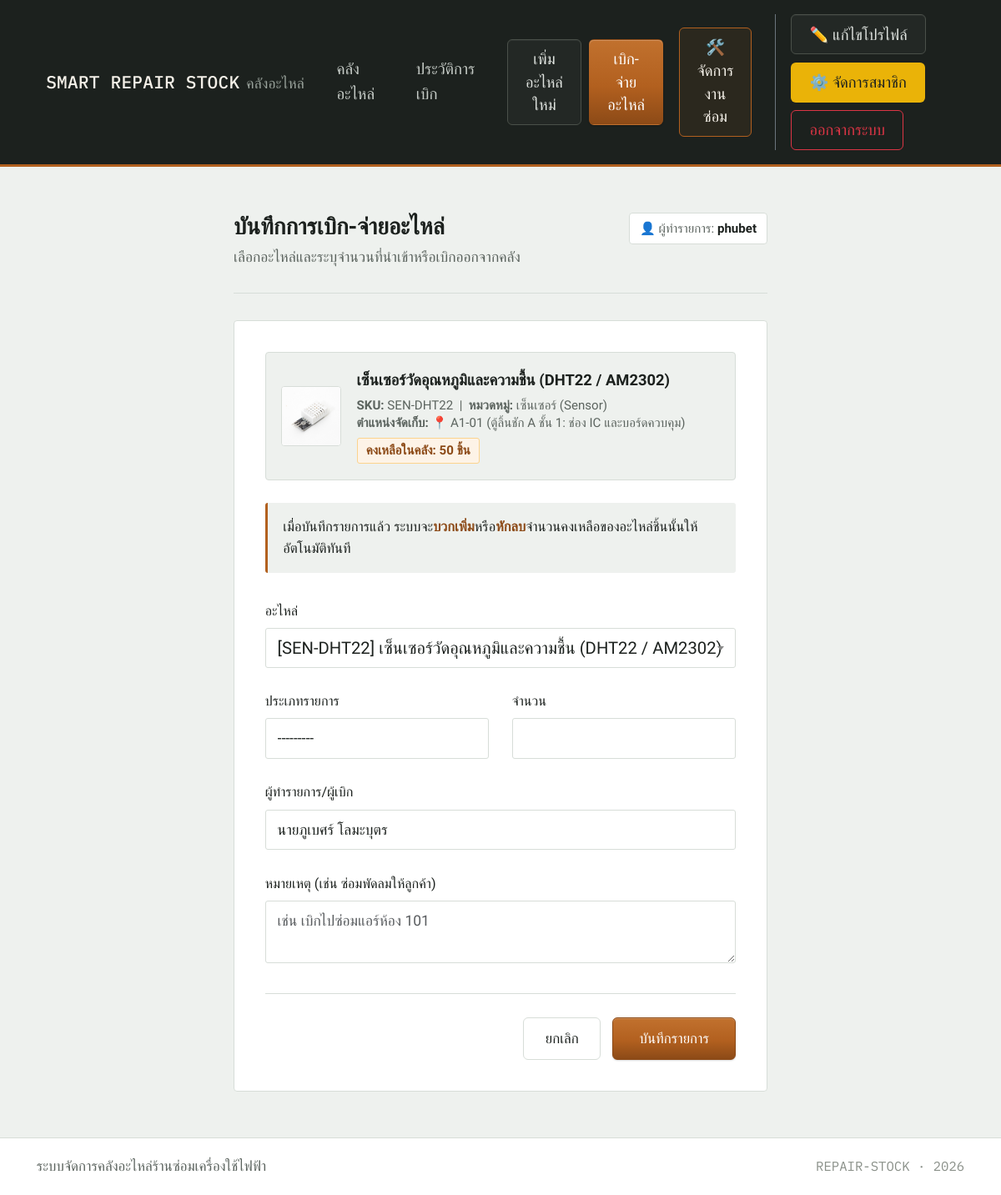
/transaction/add/?part_id=2 (signed in), run on the app's committed database.
### parts_app/models.py (models this page shows)
class SparePart(models.Model):
    CATEGORY_CHOICES = (
        ('IC', 'ไอซี/แผงวงจร (IC/Board)'),
        ('SENSOR', 'เซ็นเซอร์ (Sensor)'),
        ('SWITCH', 'สวิตช์/เบรกเกอร์ (Switch/Breaker)'),
        ('RELAY', 'รีเลย์ (Relay)'),
        ('CABLE', 'สายไฟ/อุปกรณ์เชื่อมต่อ (Cable/Connector)'),
        ('OTHER', 'อื่นๆ (Others)'),
    )
    part_code = models.CharField(max_length=50, unique=True, verbose_name="รหัสสินค้า (SKU)")
    name = models.CharField(max_length=200, verbose_name="ชื่ออะไหล่")
    category = models.CharField(max_length=20, choices=CATEGORY_CHOICES, verbose_name="หมวดหมู่")
    quantity = models.PositiveIntegerField(default=0, verbose_name="จำนวนคงเหลือ (ชิ้น)")
    location = models.CharField(max_length=100, blank=True, null=True, verbose_name="ตำแหน่งจัดเก็บ (เช่น ตู้ A ชั้น 2)")
    import_date = models.DateField(verbose_name="วันที่นำเข้าล่าสุด")
    specifications = models.TextField(blank=True, verbose_name="สเปกและรายละเอียดทางเทคนิค")
    image = models.ImageField(upload_to='parts/', blank=True, null=True, verbose_name="รูปภาพอะไหล่")
    def __str__(self):
        return f"[{self.part_code}] {self.name}"

### parts_app/views.py (the view)
# urls.py: path('transaction/add/', views.transaction_create, name='transaction_create'),
@login_required(login_url='accounts:login')
def transaction_create(request):
    part_id = request.GET.get('part_id')
    selected_part = None
    if part_id:
        selected_part = get_object_or_404(SparePart, pk=part_id)
    full_name = request.user.get_full_name().strip()
    user_display = full_name if full_name else request.user.username
    if request.method == 'POST':
        form = TransactionForm(request.POST)
        if form.is_valid():
            transaction = form.save(commit=False)
            part = transaction.part
            if transaction.action_type == 'IN':
                part.quantity += transaction.quantity
            elif transaction.action_type == 'OUT':
                if part.quantity >= transaction.quantity:
                    part.quantity -= transaction.quantity
                else:
                    form.add_error('quantity', f'สินค้าไม่พอ! (คงเหลือในคลัง {part.quantity} ชิ้น)')
                    return render(request, 'transaction_form.html', {
                        'form': form,
                        'selected_part': part
                    })
            if not transaction.action_by:
                transaction.action_by = user_display
            part.save()
            transaction.save()
            messages.success(request, f'บันทึกรายการ {transaction.get_action_type_display()} เรียบร้อยแล้ว')
            return redirect('transaction_history')
    else:
        initial_data = {
            'action_by': user_display
        }
        if selected_part:
            initial_data['part'] = selected_part
        form = TransactionForm(initial=initial_data)
    return render(request, 'transaction_form.html', {
        'form': form,
        'selected_part': selected_part
    })

### parts_app/forms.py
class TransactionForm(forms.ModelForm):
    class Meta:
        model = Transaction
        fields = ['part', 'action_type', 'quantity', 'action_by', 'note']
        widgets = {
            'part': forms.Select(attrs={'class': 'form-select'}),
            'action_type': forms.Select(attrs={'class': 'form-select'}),
            'quantity': forms.NumberInput(attrs={'class': 'form-control', 'min': '1'}),
            'action_by': forms.TextInput(attrs={'class': 'form-control', 'placeholder': 'เช่น นายสมชาย ช่างซ่อมบำรุง'}),
            'note': forms.Textarea(attrs={'class': 'form-control', 'rows': 2, 'placeholder': 'เช่น เบิกไปซ่อมแอร์ห้อง 101'}),
        }

### parts_app/templates/transaction_form.html (shortened to what this page needs)
{% extends 'base.html' %}
{% block content %}
<link href="https://cdn.jsdelivr.net/npm/select2@4.1.0-rc.0/dist/css/select2.min.css" rel="stylesheet" />
<div class="page-header">
    <div style="display: flex; justify-content: space-between; align-items: flex-start;">
        <div>
            <h1>บันทึกการเบิก-จ่ายอะไหล่</h1>
            <p>เลือกอะไหล่และระบุจำนวนที่นำเข้าหรือเบิกออกจากคลัง</p>
        </div>
        {% if request.user.is_authenticated %}
            <span style="font-size: 0.82rem; background: var(--panel); border: 1px solid var(--line); padding: 0.3rem 0.65rem; border-radius: 4px; color: var(--muted);">
                👤 ผู้ทำรายการ: <strong style="color: var(--ink);">{{ request.user.username }}</strong>
            </span>
        {% endif %}
    </div>
</div>
<div class="form-wrap">
    <div class="panel-card">
        {% if selected_part %}
            <div class="part-summary-card">
                {% if selected_part.image %}
                    <img src="{{ selected_part.image.url }}" alt="{{ selected_part.name }}" class="part-summary-thumb">
                {% else %}
                    <div class="part-summary-thumb-empty">ไม่มีรูป</div>
                {% endif %}
                <div class="part-summary-details">
                    <div class="part-summary-name">{{ selected_part.name }}</div>
                    <div class="part-summary-meta">
                        <strong>SKU:</strong> {{ selected_part.part_code }} &nbsp;|&nbsp;
                        <strong>หมวดหมู่:</strong> {{ selected_part.get_category_display }}<br>
                        <strong>ตำแหน่งจัดเก็บ:</strong>
                        {% if selected_part.location %}
                            📍 {{ selected_part.location }}
                        {% else %}
                            -
                        {% endif %}
                    </div>
                    <div class="part-summary-stock">
                        คงเหลือในคลัง: {{ selected_part.quantity }} ชิ้น
                    </div>
                </div>
            </div>
        {% endif %}
        <div class="note-box">
            เมื่อบันทึกรายการแล้ว ระบบจะ<strong>บวกเพิ่ม</strong>หรือ<strong>หักลบ</strong>จำนวนคงเหลือของอะไหล่ชิ้นนั้นให้อัตโนมัติทันที
        </div>
        <form method="POST">
            <div class="row g-4">
                {% for field in form %}
                    <div class="col-12 {% if field.name == 'action_type' or field.name == 'quantity' %}col-md-6{% endif %}">
                        <div class="field-block">
                            <label>{{ field.label }}</label>
                            {{ field }}
                        </div>
                    </div>
                {% endfor %}
            </div>
            <div class="form-footer">
                <a href="{% url 'part_list' %}" class="btn-cancel">ยกเลิก</a>
                <button type="submit" class="btn-save">บันทึกรายการ</button>
            </div>
        </form>
    </div>
</div>
{% endblock %}

### parts_app/templates/base.html (style rules this page uses)
:root { --paper: #eef1ee; --panel: #ffffff; --ink: #1c211e; --line: #d7ddd8; --copper: #b2601f; --copper-deep: #8c4a17; --muted: #5c645f; }
* { box-sizing: border-box; }
html { font-size: 115%; }
body { background-color: var(--paper); display: flex; flex-direction: column; min-height: 100vh; font-family: 'Sarabun', 'Segoe UI', system-ui, -apple-system, sans-serif; color: var(--ink); line-height: 1.6; }

### parts_app/templates/transaction_form.html (style rules this page uses)
:root { --paper: #eef1ee; --panel: #ffffff; --ink: #1c211e; --line: #d7ddd8; --copper: #b2601f; --copper-deep: #8c4a17; --muted: #5c645f; --danger: #9c4130; }
.page-header { max-width: 640px; margin: 0 auto 1.75rem; padding-bottom: 1.5rem; border-bottom: 1px solid var(--line); }
.page-header h1 { font-size: 1.5rem; font-weight: 600; color: var(--ink); margin: 0 0 0.35rem; }
.page-header p { color: var(--muted); margin: 0; font-size: 0.95rem; }
.form-wrap { max-width: 640px; margin: 0 auto; }
.panel-card { background: var(--panel); border: 1px solid var(--line); border-radius: 4px; padding: 2rem; }
.note-box { background: var(--paper); border-left: 3px solid var(--copper); border-radius: 3px; padding: 0.85rem 1rem; font-size: 0.9rem; color: var(--ink); margin-bottom: 1.75rem; }
.note-box strong { color: var(--copper-deep); }
.part-summary-card { background: var(--paper); border: 1px solid var(--line); border-radius: 4px; padding: 1rem; margin-bottom: 1.5rem; display: flex; gap: 1rem; align-items: center; }
.part-summary-thumb { width: 72px; height: 72px; object-fit: cover; border-radius: 4px; border: 1px solid var(--line); background: #fff; }
.part-summary-details { flex-grow: 1; }
.part-summary-name { font-size: 1rem; font-weight: 600; color: var(--ink); margin-bottom: 0.3rem; }
.part-summary-meta { font-size: 0.82rem; color: var(--muted); line-height: 1.4; }
.part-summary-stock { display: inline-block; margin-top: 0.35rem; font-size: 0.82rem; font-weight: 600; color: var(--copper-deep); background: #fdf3e7; padding: 0.15rem 0.55rem; border-radius: 3px; border: 1px solid #fbd38d; }
.field-block label { display: block; font-size: 0.88rem; font-weight: 500; color: var(--ink); margin-bottom: 0.4rem; }
.field-block input:not([type="checkbox"]):not([type="radio"]), .field-block select, .field-block textarea { width: 100%; border: 1px solid var(--line); border-radius: 3px; padding: 0.55rem 0.75rem; font-size: 0.95rem; font-family: inherit; background: var(--panel); color: var(--ink); }
.form-footer { border-top: 1px solid var(--line); margin-top: 2rem; padding-top: 1.5rem; display: flex; justify-content: flex-end; gap: 0.75rem; }
.btn-cancel { background: var(--panel); border: 1px solid var(--line); color: var(--ink); padding: 0.6rem 1.4rem; border-radius: 6px; font-size: 0.92rem; text-decoration: none; transition: transform 0.12s ease, border-color 0.15s ease, background-color 0.15s ease; }
.btn-save { background: linear-gradient(180deg, #c1712e 0%, var(--copper) 55%, var(--copper-deep) 100%); border: 1px solid var(--copper-deep); color: #fff; padding: 0.6rem 1.7rem; border-radius: 6px; font-size: 0.92rem; font-weight: 500; box-shadow: inset 0 1px 0 rgba(255, 255, 255, 0.22), 0 1px 2px rgba(0, 0, 0, 0.15); transition: transform 0.12s ease, box-shadow 0.12s ease; }

### data on the page
SparePart: image (picture), name "เซ็นเซอร์วัดอุณหภูมิและความชื้น (DHT22 / AM2302)", part_code "SEN-DHT22", category "เซ็นเซอร์ (Sensor)", location "A1-01 (ตู้ลิ้นชัก A ชั้น 1: ช่อง IC และบอร์ดควบคุม)", quantity "50"

### other printed values
{{ request.user.username }} "phubet"
{{ field.label }} "อะไหล่" "ประเภทรายการ" "จำนวน" "ผู้ทำรายการ/ผู้เบิก" "หมายเหตุ (เช่น ซ่อมพัดลมให้ลูกค้า)"
